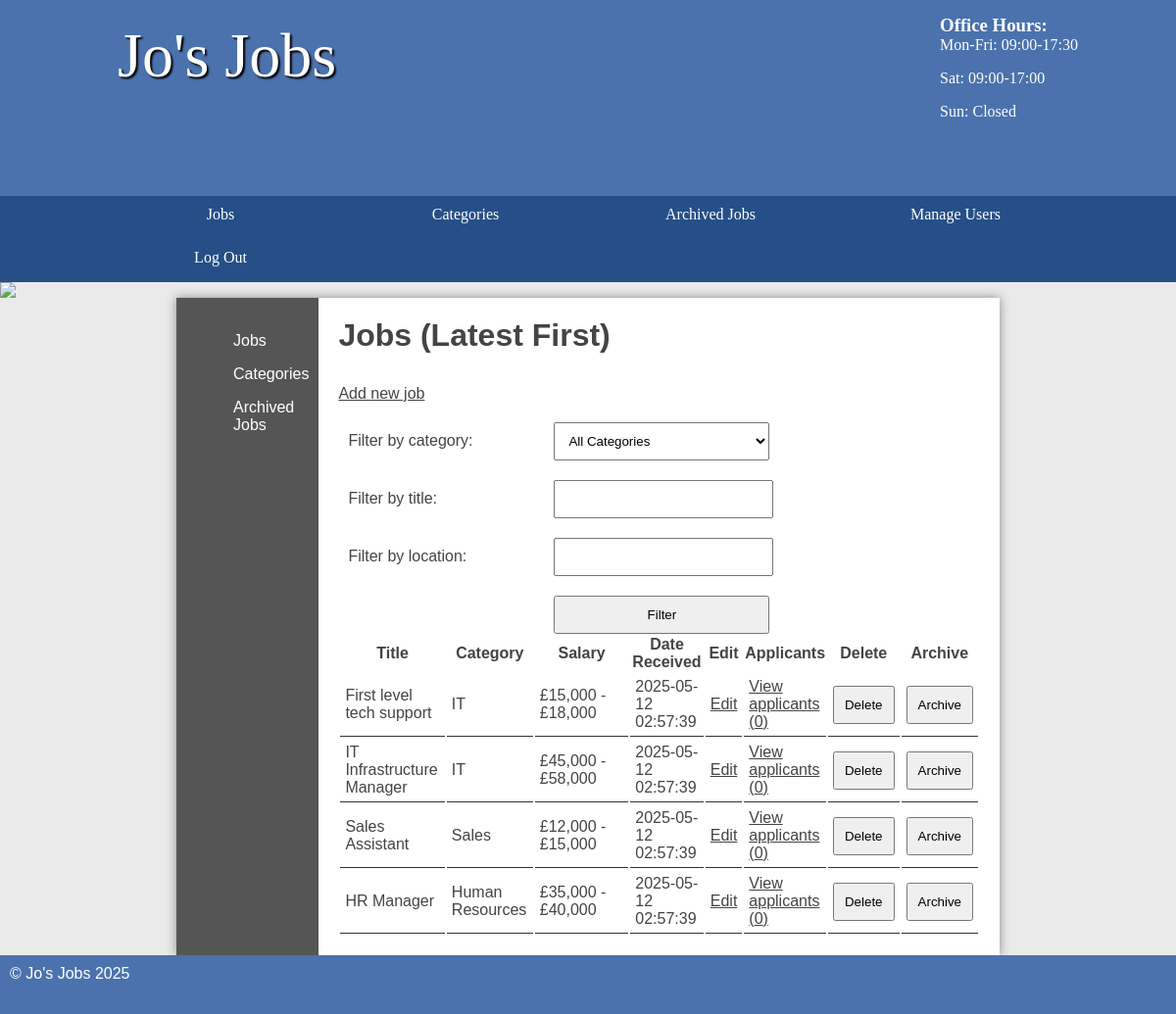
The app's page /jobs/public/admin/jobs.php (signed in) with its own data.
### tables this page shows
CREATE TABLE `job` (
  `id` int(11) NOT NULL AUTO_INCREMENT,
  `title` varchar(45) DEFAULT NULL,
  `description` longblob DEFAULT NULL,
  `salary` varchar(45) DEFAULT NULL,
  `closingDate` date DEFAULT NULL,
  `categoryId` int(11) DEFAULT NULL,
  `location` varchar(255) DEFAULT NULL,
  `archived` tinyint(1) NOT NULL DEFAULT 0,
  `datePosted` datetime DEFAULT current_timestamp(),
  PRIMARY KEY (`id`)
);

CREATE TABLE `category` (
  `id` int(11) NOT NULL AUTO_INCREMENT,
  `name` varchar(45) DEFAULT NULL,
  PRIMARY KEY (`id`)
);

### jobs/public/admin/jobs.php (the view, shortened to what this page needs)
<?php
$pdo = new PDO('mysql:dbname=job;host=mysql', 'student', 'student');
?>
<!DOCTYPE html>
<html>
<head>
    <link rel="stylesheet" href="/styles.css"/>
</head>
<body>
<header>
    <section>
        <aside>
            <h3>Office Hours:</h3>
            <p>Mon-Fri: 09:00-17:30</p>
            <p>Sat: 09:00-17:00</p>
            <p>Sun: Closed</p>
        </aside>
        <h1>Jo's Jobs</h1>
    </section>
</header>
<nav>
    <ul>
        <li><a href="jobs.php">Jobs</a></li>
        <li><a href="categories.php">Categories</a></li>
        <li><a href="archivedjobs.php">Archived Jobs</a></li>
        <li><a href="manageusers.php">Manage Users</a></li>
        <li><a href="logout.php">Log Out</a></li>
    </ul>
</nav>
<img src="/images/randombanner.php"/>
<main class="sidebar">
<section class="left">
    <ul>
        <li><a href="jobs.php">Jobs</a></li>
        <li><a href="categories.php">Categories</a></li>
        <li><a href="archivedjobs.php">Archived Jobs</a></li>
    </ul>
</section>
<section class="right">
<?php
echo '<h2>Jobs (Latest First)</h2>';
echo '<a class="new" href="addjob.php">Add new job</a>';
$filterTitle = $_GET['title'] ?? '';
$filterLocation = $_GET['location'] ?? '';
echo '<form method="GET" action="jobs.php">';
echo '<label for="category">Filter by category:</label>';
echo '<select name="category" id="category">';
echo '<option value="">All Categories</option>';
echo '</select>';
echo '<label for="title">Filter by title:</label>';
echo '<input type="text" name="title" id="title" value="' . htmlspecialchars($filterTitle) . '" />';
echo '<label for="location">Filter by location:</label>';
echo '<input type="text" name="location" id="location" value="' . htmlspecialchars($filterLocation) . '" />';
echo '<input type="submit" value="Filter" />';
echo '</form>';
$query = '
    SELECT job.*, category.name AS categoryName
    FROM job
    JOIN category ON job.categoryId = category.id
    WHERE job.archived = FALSE
';
$params = [];
$query .= ' ORDER BY job.datePosted DESC';
$stmt = $pdo->prepare($query);
$stmt->execute($params);
echo '<table>';
echo '<thead>';
echo '<tr>';
echo '<th>Title</th>';
echo '<th>Category</th>';
echo '<th style="width: 15%">Salary</th>';
echo '<th>Date Received</th>';
echo '<th>Edit</th>';
echo '<th>Applicants</th>';
echo '<th>Delete</th>';
echo '<th>Archive</th>';
echo '</tr>';
echo '</thead>';
foreach ($stmt as $job) {
    $applicants = $pdo->prepare('SELECT COUNT(*) as count FROM applicants WHERE jobId = :jobId');
    $applicants->execute(['jobId' => $job['id']]);
    $applicantCount = $applicants->fetch();
    echo '<tr>';
    echo '<td>' . htmlspecialchars($job['title']) . '</td>';
    echo '<td>' . htmlspecialchars($job['categoryName']) . '</td>';
    echo '<td>' . htmlspecialchars($job['salary']) . '</td>';
    echo '<td>' . (!empty($job['datePosted']) ? htmlspecialchars($job['datePosted']) : 'N/A') . '</td>';
    echo '<td><a href="editjob.php?id=' . $job['id'] . '">Edit</a></td>';
    echo '<td><a href="applicants.php?id=' . $job['id'] . '">View applicants (' . $applicantCount['count'] . ')</a></td>';
    echo '<td>
        <form method="post" action="deletejob.php" style="margin:0;">
            <input type="hidden" name="id" value="' . $job['id'] . '" />
            <input type="submit" name="submit" value="Delete" onclick="return confirm(\'Are you sure?\');" />
        </form>
    </td>';
    echo '<td>
        <form method="post" action="archivejob.php" style="margin:0;">
            <input type="hidden" name="id" value="' . $job['id'] . '" />
            <input type="submit" value="Archive" onclick="return confirm(\'Archive this job?\');" />
        </form>
    </td>';
    echo '</tr>';
}
echo '</table>';
?>
</section>
</main>
<footer>
    &copy; Jo's Jobs 2025
</footer>
</body>
</html>

### jobs/public/styles.css (style rules this page uses)
* { margin: 0; padding: 0; }
html { font-family: 'Oxygen-Regular', verdana, sans-serif; }
body { background-color: #eaeaea; }
header { background-color: #4b72ad ; color: white; height: 200px; }
header aside { float: right; margin-top: 15px; }
header section { width: 1000px; display: block; margin:auto; }
header h1 { float: left; margin-left: 20px; }
nav { width: 100%; background-color: #264f87; overflow: auto; }
body > img { width: 100%; display: block; }
nav ul { width: 1000px; margin: auto; display: block; list-style-type: none; }
nav ul li { width: 25%; float: left; overflow: auto; text-align: center; }
nav li { color: white; padding-top: 10px; display: block; }
nav a { color: white; text-decoration: none }
main ul { margin-left: 3em; }
main a { color: #333; }
nav { font-family: 'Oxygen-Regular'; }
header section { display: block; font-family: 'Oxygen-Regular', cursive; }
header h1 { font-weight: normal; }
h1 { font-size:4em; color: white; text-align: center; padding-top: 20px; text-shadow: 2px 2px 2px #000; }
main { min-height: 50vh; background-color: #fff; width: 70vw; display: block; margin: auto; box-shadow: 0px 0px 10px #888; color:#444; }
footer { min-height: 5vh; color: white; }
main h2 { font-size:2em; }
p, li, h2 { margin-bottom: 1em; }
footer { background-color: #4b72ad; padding: 10px; color: white; }
form select, form label, form input, form textarea { float: left; width: 200px; padding: 10px; margin-top: 20px; }
form label { clear: left; }
form input[type="text"], form input[type="password"], textarea { color: #999; font-family: verdana, sans-serif }
input[type="submit"] { clear: both; margin-left: 220px; width: 220px; }
.left ul { list-style-type: none }
section a { color: #444; }
form select { width: 220px; }
table { width: 100%; margin-top: 20px; }
td { padding: 5px; border-bottom: 1px solid #333; }
.stock, .sidebar { display: table; }
.stock > ul, .sidebar .left { width: 10vw; list-style-type: none; display: table-cell; padding: 10px; background-color: #555; margin: 0; }
.stock .products, .sidebar .right { display: table-cell; padding: 20px; }
.stock > ul a, .sidebar .left a { color: white; text-decoration: none; }
table td input[type="submit"] { margin: 0; float: right; width: auto; padding: auto; }
.right { padding: 20px; }

### records on screen
job: title "First level tech support", categoryId.name "IT", salary "£15,000 - £18,000", datePosted "2025-05-12 02:57:39", count "0"
job: title "IT Infrastructure Manager", categoryId.name "IT", salary "£45,000 - £58,000", datePosted "2025-05-12 02:57:39", count "0"
job: title "Sales Assistant", categoryId.name "Sales", salary "£12,000 - £15,000", datePosted "2025-05-12 02:57:39", count "0"
job: title "HR Manager", categoryId.name "Human Resources", salary "£35,000 - £40,000", datePosted "2025-05-12 02:57:39", count "0"
